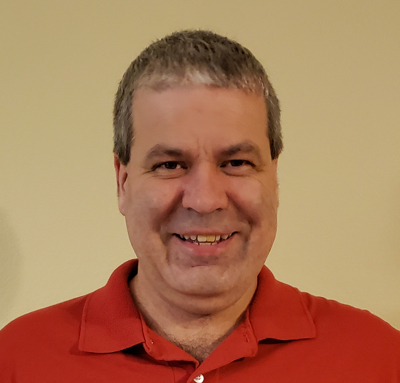
#> input picture 13_alternatives/author.jpg, 400 x 383 px
$ python face_finder.py
#> lines starting #> are read from the running program, lines starting #| are printed output that depends on the picture; after the words box and inside, x2 and y2 are one past the last pixel; in counts of white or black regions, pixels touching at a corner belong together
# face_finder.py

import cv2
import os


def find_faces(image_path):
#> called with image_path = 'author.jpg'
    image = cv2.imread(image_path)
#> image is the input picture: shape (383, 400, 3); mean B, G, R 89.3, 123.3, 172.1

    # Make a copy to prevent us from modifying the original
    color_img = image.copy()

    filename = os.path.basename(image_path)

    # OpenCV works best with gray images
    gray_img = cv2.cvtColor(color_img, cv2.COLOR_BGR2GRAY)
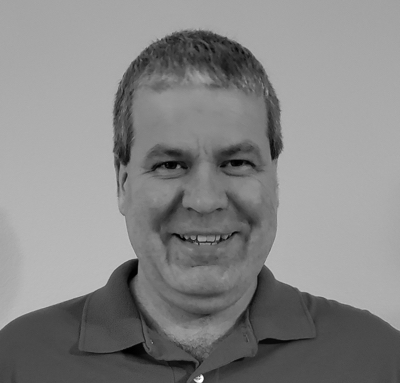
#> gray_img: shape (383, 400); min 0, max 255, mean 134

    # Use OpenCV's built-in Haar classifier
    haar_classifier = cv2.CascadeClassifier("haarcascade_frontalface_alt.xml")

    faces = haar_classifier.detectMultiScale(
            gray_img, scaleFactor=1.1, minNeighbors=5,
            )
#> faces = [[104, 85, 198, 198]]
    print("Number of faces found: {faces}".format(faces=len(faces)))
#| Number of faces found: 1

    for (x, y, width, height) in faces:
        cv2.rectangle(
                color_img,
                (x, y), (x + width, y + height),
                (0, 255, 0), 2,
                )
#> this loop made 1 pass
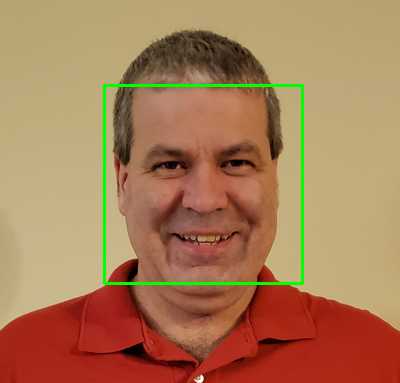
#> color_img: shape (383, 400, 3); 1.55% of pixels changed, all inside (x1, y1, x2, y2) = (103, 84, 304, 285)

    # Show the faces found
    cv2.imshow(filename, color_img)
    cv2.waitKey(0)
    cv2.destroyAllWindows()


if __name__ == "__main__":
    find_faces("author.jpg")

$ run again, with 13_alternatives/ducklings.jpg copied over 13_alternatives/author.jpg
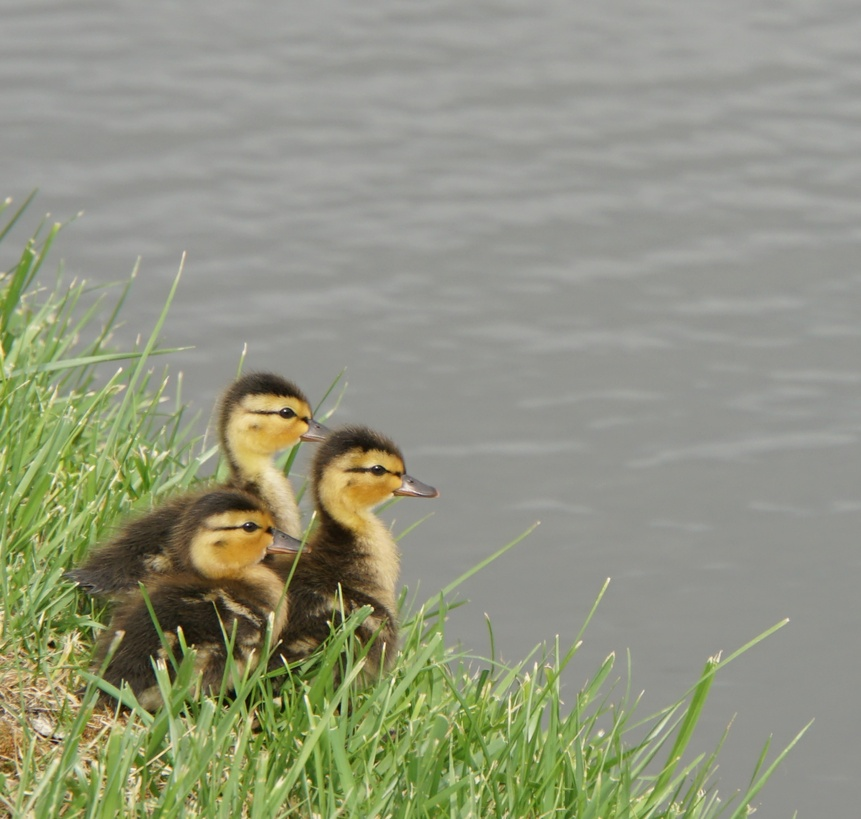
#> input picture 13_alternatives/ducklings.jpg, 861 x 819 px, shrunk from 1783 x 1697 before the run
#> in find_faces, image is the input picture: shape (819, 861, 3); mean B, G, R 128.3, 149.4, 146.2
#> in find_faces, `gray_img = cv2.cvtColor(color_img, cv2.COLOR_BGR2GRAY)`:
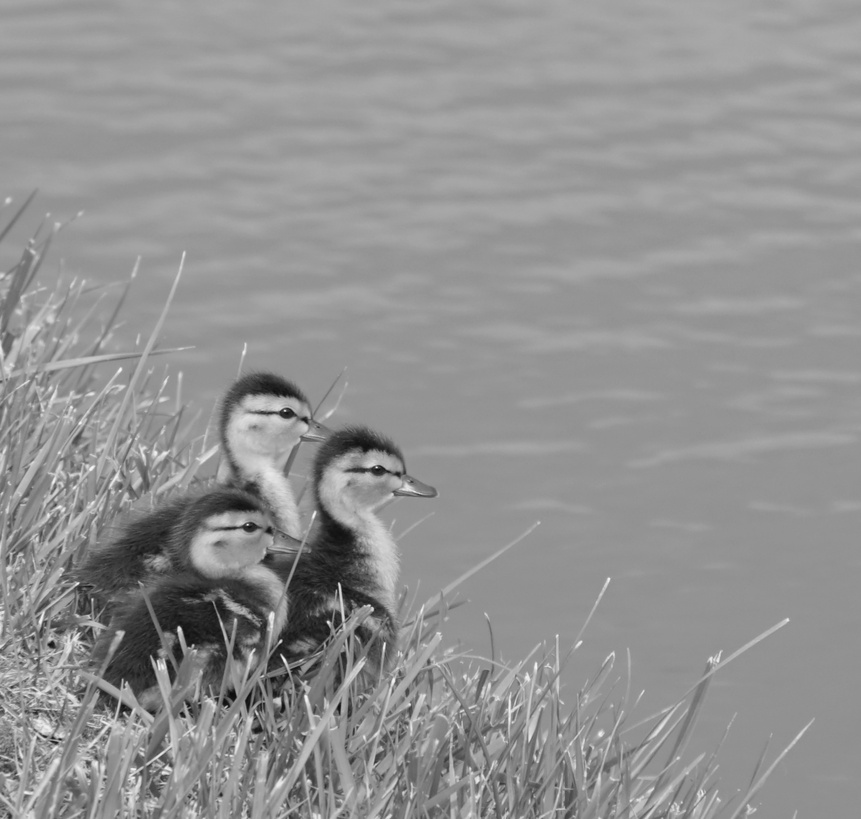
#> gray_img: shape (819, 861); min 10, max 248, mean 146.1
#> faces = ()
#| Number of faces found: 0
